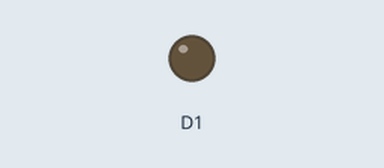
This sketch was run on a simulated ESP8266 (NodeMCU). Shown: output pins drawn as LEDs (lit = HIGH).

Above: at 5.0 s.
At 10.5 s:
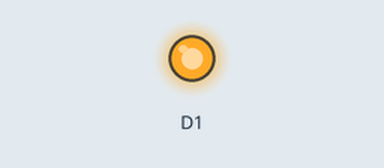
Timing chart, 0 to 14.3 s (numbered marks = the images above):
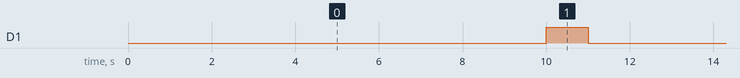

The sketch:

Ext_LED_blink.ino
```cpp
void setup()
{
  pinMode(D1, OUTPUT);
}
void loop()
{
  digitalWrite(D1, LOW);
  delay(10000);
  digitalWrite(D1, HIGH);
  delay(1000);
}
```

Measured:
- by itself, D1: alternates HIGH for 1.0 s and LOW for 10.0 s
